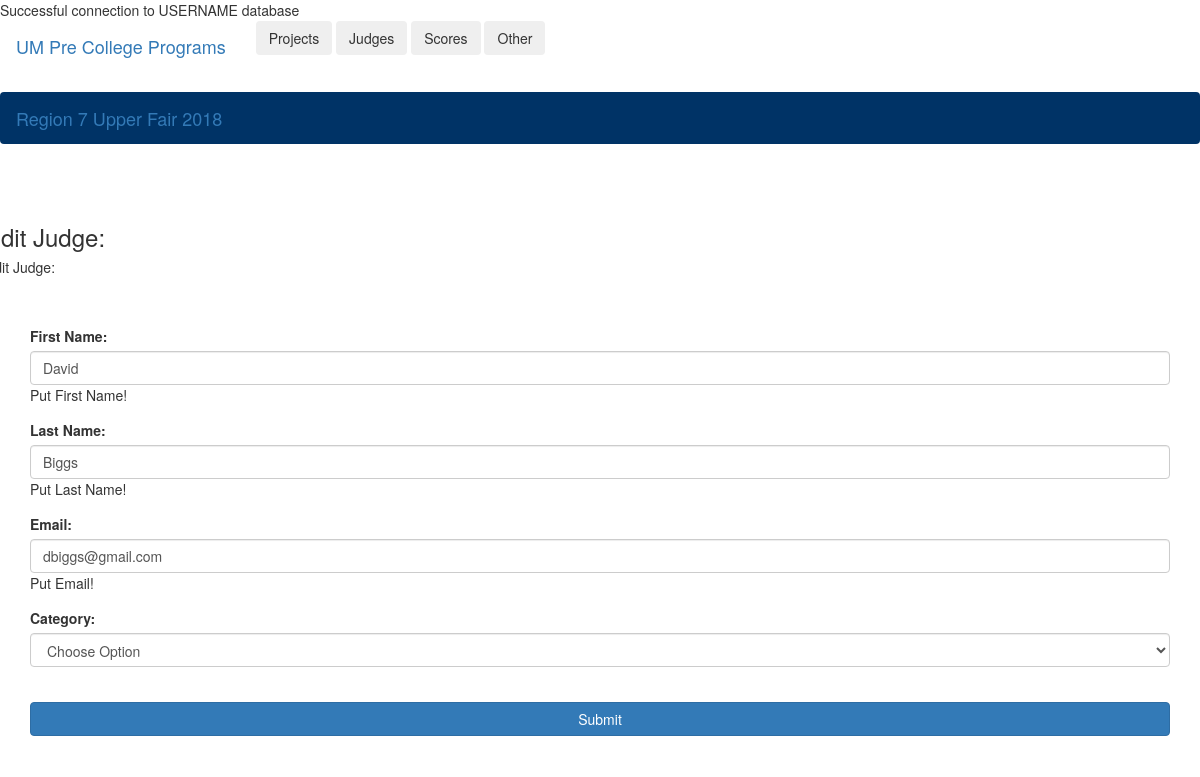
/CRUDsp/editJudge.php?id=1&sjid=21, run on the app's committed database.
### tables this page shows
CREATE TABLE SetJudge (
    SetJudgeID int NOT NULL AUTO_INCREMENT,
    FKFairID int NOT NULL,
    FKJudgeID int NOT NULL,
    FKCategoryID int NOT NULL,
    CONSTRAINT SetJudge_pk PRIMARY KEY (SetJudgeID)
);

CREATE TABLE Judge (
    JudgeID int NOT NULL AUTO_INCREMENT,
    LName varchar(50) NOT NULL,
    FName varchar(50) NOT NULL,
    Email varchar(50) NOT NULL,
    CONSTRAINT Judge_pk PRIMARY KEY (JudgeID)
);

### CRUDsp/editJudge.php (the view, shortened to what this page needs)
<DOCTYPE! html>
<html lang="en">
<?php
    require_once("included_functions.php");
    $mysqli = db_connection();
    if (isset($_POST["submit"])) {
        if ((isset($_POST["fname"]) && $_POST["fname"] !== "") && (isset($_POST["lname"]) && $_POST["lname"] !== "") && (isset($_POST["email"]) && $_POST["email"] !== "") && (isset($_POST["category"]) && $_POST["category"] !== "")) {
            $ID = $_GET['id'];
            $query = "select * from SetJudge inner join Judge on FKJudgeID = JudgeID where SetJudgeID = ".$_GET['sjid'];
                $result = $mysqli->query($query);
                if ($result && $result->num_rows > 0) {
                    $row = $result->fetch_assoc();
                    $query = "Update Judge set ";
                    $query .= "LName = '".$_POST['lname']."', ";
                    $query .= "FName = '".$_POST['fname']."', ";
                    $query .= "Email = '".$_POST['email']."' ";
                    $query .= "where JudgeID = ".$row['JudgeID'];
                    $result = $mysqli->query($query);
                    if ($result) {
                        $query = "Update SetJudge set ";
                        $query .= "FKCategoryID = ".$_POST['category']." ";
                        $query .= "where SetJudgeID = ".$_GET['sjid'];
                        $result = $mysqli->query($query);
                        if ($result) {
                            $_SESSION["message"] = $_POST["fname"]." ".$_POST['lname']." has been updated";
                            header("Location: FairHome.php?id=".$ID);
                            exit;
                        } else {
                            $_SESSION["message"] = "Error! The category for ".$_POST["fname"]." ".$_POST['lname']." could not be updated";
                            header("Location: FairHome.php?id=".$ID);
                            exit;
                        }
                    } else {
                        $_SESSION["message"] = "Error! ".$_POST["fname"]." ".$_POST['lname']." could not be updated";
                        header("Location: FairHome.php?id=".$ID);
                        exit;
                    }
                } else {
                    $_SESSION["message"] = "Error! Judge could not be found.";
                    header("Location: FairHome.php?id=".$ID);
                    exit;
                }
        } else {
            $_SESSION["message"] = "Unable to update Category. Fill in all information!";
            header("Location: FairHome.php?id=".$ID);
            exit;
        }
    } else {
        if ((isset($_GET['id']) && $_GET['id'] != "") && (isset($_GET['sjid']) && $_GET['sjid'] != "")) {
            $ID = $_GET['id'];
            $query = "Select * from Fair where FairID = ".$ID;
            $result = $mysqli->query($query);
            if ($result && $result->num_rows > 0) {
                echo "<br /><br />";
                echo "<div class='row justify-content-center'";
                echo "<head>";
                echo "<h3 class='d-none d-md-block'>Edit Judge:</h3>";
                echo "<h5 class='d-md-none'>Edit Judge:</h5>";
                echo "</head>";
                echo "</div>";
                echo "<br /><br />";
                $query = "select * from SetJudge inner join Judge on FKJudgeID = JudgeID where SetJudgeID = ".$_GET['sjid'];
                $result = $mysqli->query($query);
                if ($result && $result->num_rows > 0) {
                    $row = $result->fetch_assoc();
                    echo "<div class='container'>";
                    echo "<form name='addform' method='POST' class='needs-validation' action='editJudge.php?id=".$ID."&sjid=".$_GET['sjid']."' novalidate>";
                    echo "<div class='form-row'>";
                    echo "<div class='form-group col'>";
                    echo "<label>First Name:</label>";
                    echo "<input type='text' class='form-control' id='fname' name='fname' value='".$row['FName']."' required>";
                    echo "<div class='invalid-feedback'>Put First Name!</div>";
                    echo "</div>";
                    echo "<div class='form-group col'>";
                    echo "<label>Last Name:</label>";
                    echo "<input type='text' class='form-control' id='lname' name='lname' value='".$row['LName']."' required>";
                    echo "<div class='invalid-feedback'>Put Last Name!</div>";
                    echo "</div>";
                    echo "</div>";
                    echo "<div class='form-row'>";
                    echo "<div class='form-group col'>";
                    echo "<label>Email:</label>";
                    echo "<input type='text' class='form-control' id='email' name='email' value='".$row['Email']."' required>";
                    echo "<div class='invalid-feedback'>Put Email!</div>";
                    echo "</div>";
                    echo "</div>";
                    $query = "Select * from Category";
                    $result2 = $mysqli->query($query);
                    if ($result2 && $result->num_rows > 0) {
                        echo "<div class='form-row'>";
                        echo "<div class='form-group col'>";
                        echo "<label>Category:</label>";
                        echo "<select class='form-control' id='category' name='category' required>";
                        echo "<option value=''>Choose Option</option>";
                        echo "</select>";
                        echo "</div>";
                        echo "</div>";
                    } else {
                        echo "<h2>Class not Available</h2>";
                    }
                    echo "<br />";
                    echo "<button type='submit' name='submit' class='btn btn-primary btn-block'>Submit</button>";
                    echo "</form>";
                    echo "</div>";
                } else {
                    $_SESSION["message"] = "Error! Judge could not be found.";
                    header("Location: FairHome.php?id=".$ID);
                    exit;
                }
            } else {
                $_SESSION["message"] = "Error! Fair could not be found.";
                header("Location: SFindex.php");
                exit;
            }
        } else {
          $_SESSION["message"] = "Error! Variables not set";
              header("Location: SFindex.php");
              exit;
        }
    }
?>
<br /><br /><br />
</html>

### data on the page
setjudge: fname "David", lname "Biggs", email "dbiggs@gmail.com"

### other printed values
USERNAME "USERNAME"
$name "Region 7 Upper Fair 2018"
